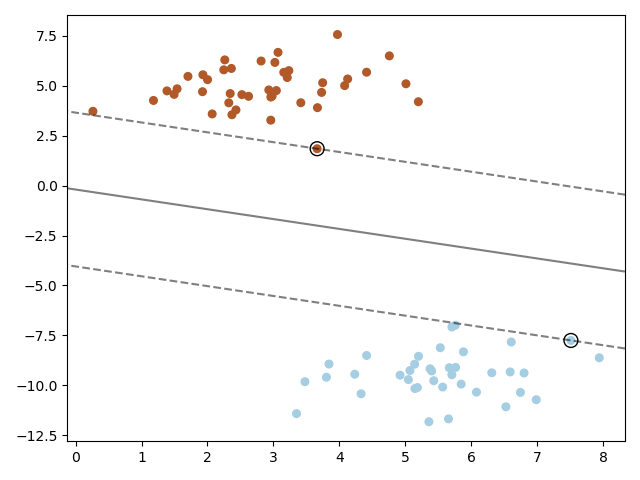

This figure's Python source:
import matplotlib.pyplot as plt
import numpy as np
from sklearn.datasets import make_blobs

# Hyperparameters
lambd = 0.001
T = 500000  # max_epochs


def train(X, y):
    max_fval = np.max(X)  # Maximum feature value
    eta = 0.001 * max_fval  # Initial learning rate
    w = np.zeros(X.shape[1])  # Weight vector

    # For each epoch
    for t in range(1, T + 1):
        # Get a random index from features
        i = np.random.choice(X_train.shape[0])
        # Get the corresponding random feature and label
        X_i, y_i = X[i], y[i]

        # Compute hinge loss
        v = 1 - (y_i * np.dot(X_i, w))

        # Compute the partial gradient
        if v <= 0:
            dw = lambd * w
        else:
            dw = lambd * w - y_i * X_i

        # Update the weight vector
        w = w - eta * dw

        # Reduce the learning rate but don't reduce it too much
        eta = eta / 10 if eta > 0.00001 else eta

        if t % (T / 10) == 0:
            print('#Epoch: {}'.format(t))

    # Return the weight vector of the final epoch
    return w


def decision_function(w, X):
    # Add one to the X values to incorporate bias
    if len(w) == len(X[0]) + 1:
        X = np.c_[np.ones((X.shape[0])), X]
    # Compute the output of the svm weight vector
    return np.dot(X, w)


def draw(w, X, y):
    # Plot the features
    plt.scatter(X[:, 1], X[:, 2], c=y, s=30, cmap=plt.cm.Paired)

    # plot the decision function
    ax = plt.gca()
    xlim = ax.get_xlim()
    ylim = ax.get_ylim()

    # create grid to evaluate model
    xx = np.linspace(xlim[0], xlim[1], 30)
    yy = np.linspace(ylim[0], ylim[1], 30)
    YY, XX = np.meshgrid(yy, xx)
    xy = np.vstack([XX.ravel(), YY.ravel()]).T
    Z = decision_function(w, xy).reshape(XX.shape)

    # plot decision boundary and margins
    ax.contour(XX, YY, Z, colors='k', levels=[-1, 0, 1], alpha=0.5,
               linestyles=['--', '-', '--'])
    plt.show()


def test(w, X, y):
    # Compute the number of misclassified points
    error = np.sum(np.where(y != np.sign(decision_function(w, X)), 1, 0))
    print('Total number of test data points: {}'.format(len(X)))
    print('Number of misclassified points: {}'.format(error))


if __name__ == '__main__':
    # Generate sample data
    features, labels = make_blobs(n_samples=100, n_features=2, centers=2, cluster_std=1.05, random_state=10)

    # Add one to the feature values to incorporate bias
    features = np.c_[np.ones((features.shape[0])), features]
    # Change labels from (0,1) -> (-1,1)
    labels = np.where(labels == 1, 1, -1)

    # Train Test Split
    X_train, X_test, y_train, y_test = features[:80], features[-20:], labels[:80], labels[-20:]

    weights = train(X_train, y_train)
    draw(weights, X_train, y_train)
    test(weights, X_test, y_test)
